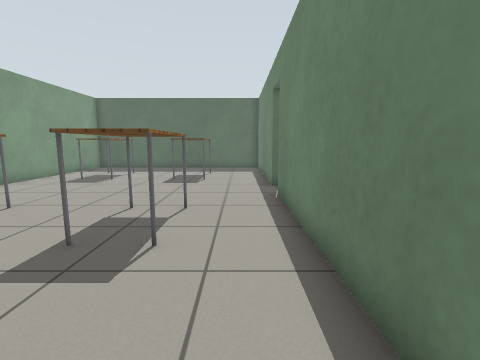
[1] (above)

19 first-person views from a walk through a world built for the Gazebo simulator. The camera is 0.9 m above the floor, tilts 8° down and sees 85° across. The floor is counted in squares, 0.5 m on a side. Each view is taken from the middle of a square. On the plan, view 1 faces up. The plan holds only what a view shows up to about 15 squares ahead; the rest is blank. Gazebo's built-in surfaces are drawn with simple patterns.

[2]
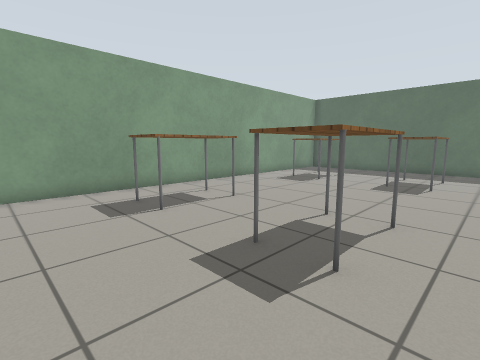

[3]
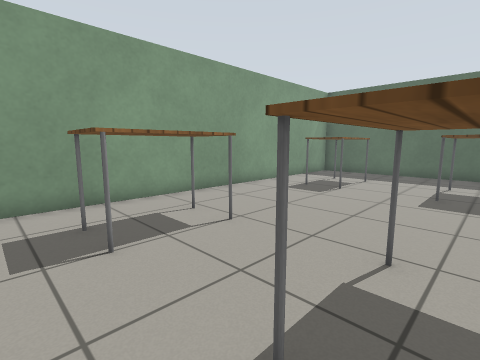

[4]
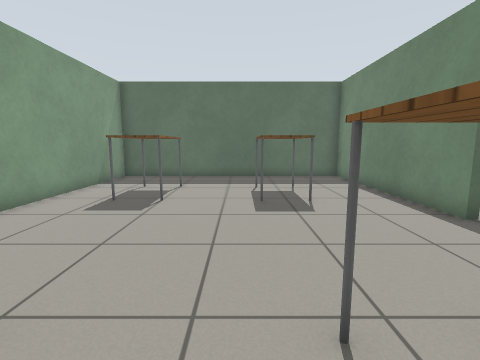

[5]
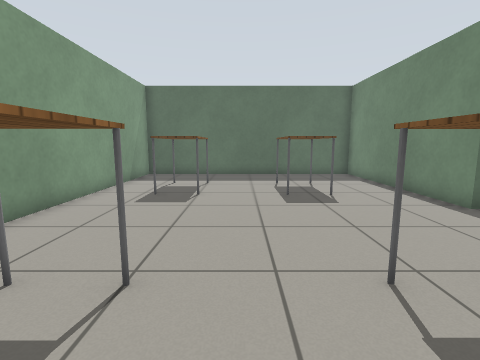

[6]
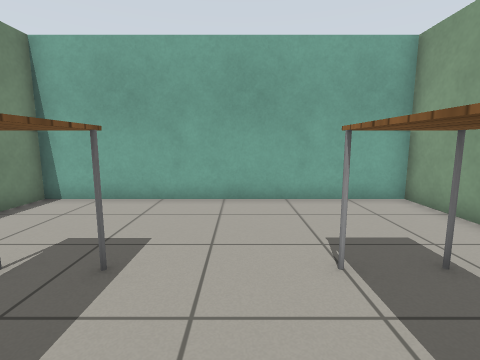

[7]
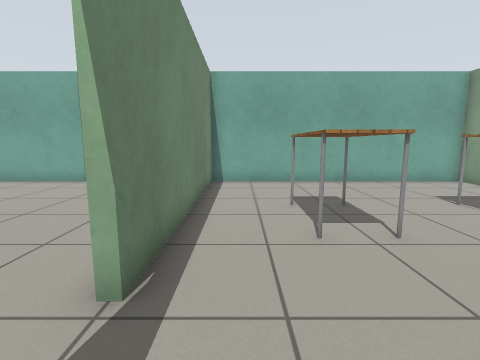

[8]
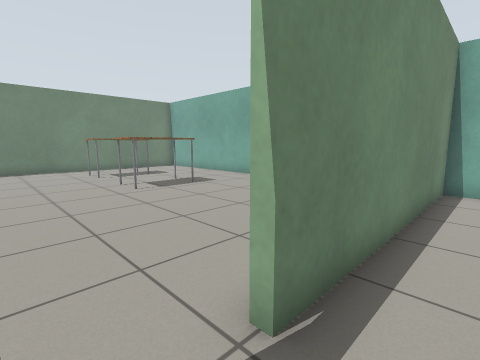

[9]
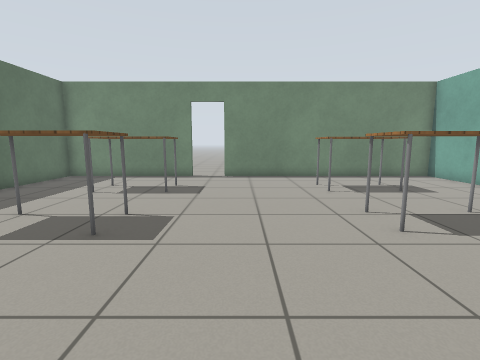

[10]
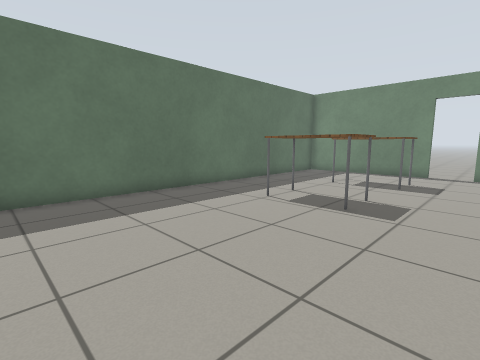

[11]
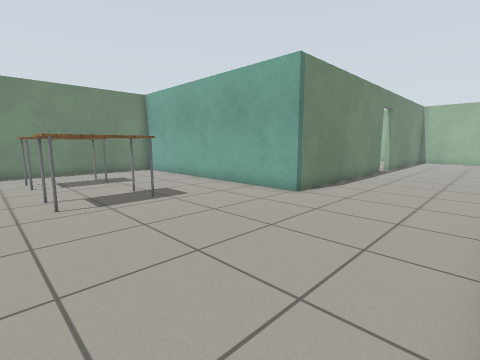

[12]
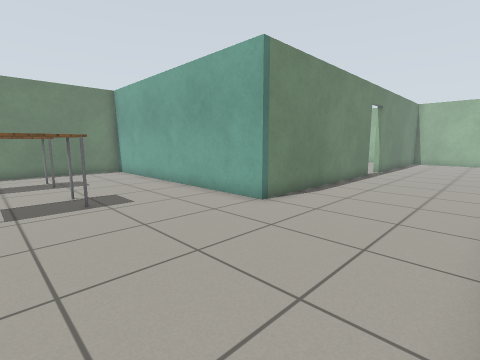

[13]
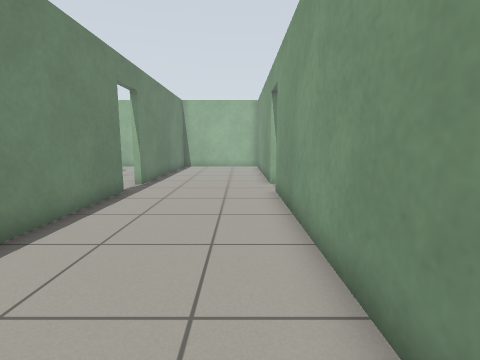

[14]
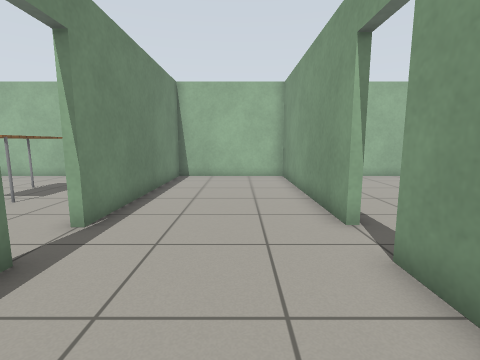

[15]
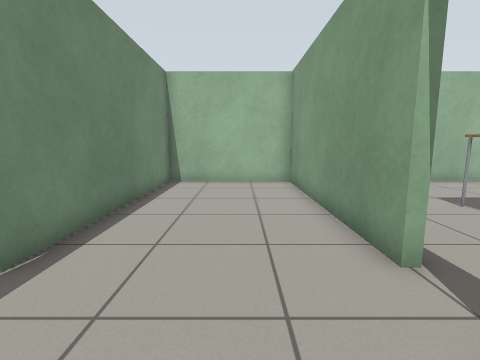

[16]
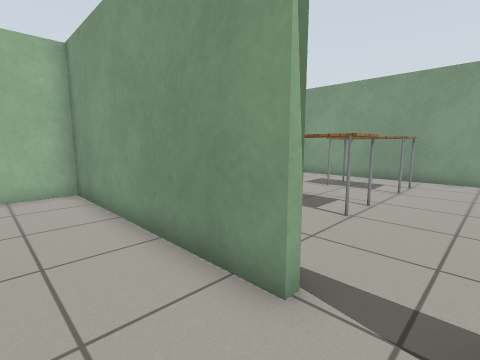

[17]
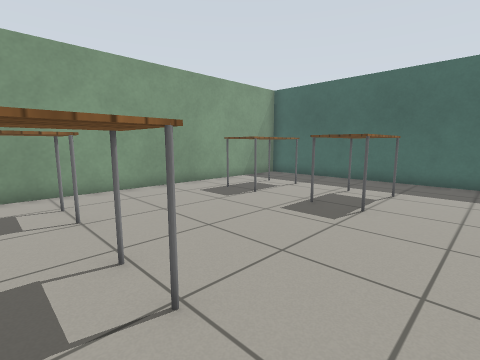

[18]
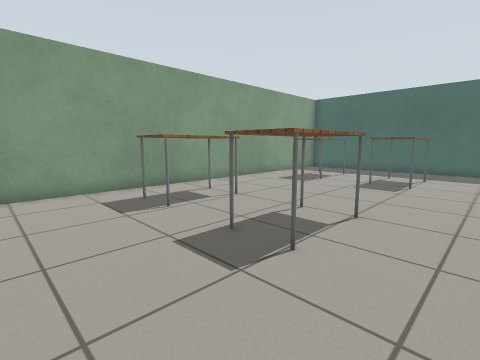

[19]
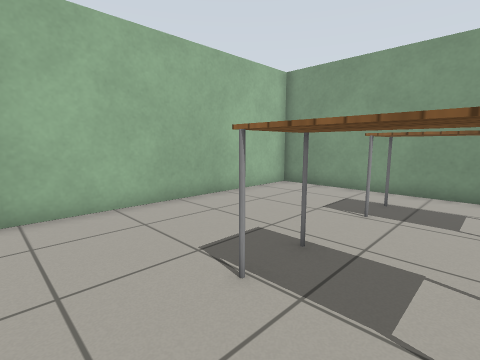

### Floor plan
Points are (right, up) in squares from view 1. A wall is a line through its corners. A room is listed if a view was taken in it or the views show most of it. See-through windows are left out.
Room 1 (views 1, 2, 3, 4, 5, 6, 7, 8)
walls: (1.4, 11) (1.4, 19.3) (-10.3, 19.3) (-10.3, -0.4) (1.4, -0.4) (1.4, 9.2)
ways out: open door at (1.5, 10.5) to room 2
objects: table (-8, 5) to (-7, 7); table (-8, 13) to (-7, 16); table (-3, 5) to (-2, 7); table (-3, 13) to (-2, 16)
Room 2 (views 9, 10, 11, 12, 13, 14, 15, 16)
walls: (1.6, -1.2) (1.6, -9.9); (19.3, 12.6) (19.3, 19.3) (3.3, 19.3); (7.3, -9.8) (7.3, -0.4) (19.3, -0.4) (19.3, 10.9); (1.6, -11.6) (1.6, -20.3) (7.3, -20.3) (7.3, -11.5)
ways out: open door at (1.5, 10.5) to room 1; open door at (1.5, -10.5) to room 3; open door at (7.5, -10.5); open door at (19.5, 11.5)
objects: table (10, 4) to (12, 7); table (10, 13) to (11, 16); table (15, 4) to (16, 7); table (15, 13) to (16, 15)
Room 3 (views 17, 18, 19)
walls: (-10.3, -2.5) (-10.3, -20.3) (-0.1, -20.3); (-0.5, -0.6) (-8.5, -0.6)
ways out: open door at (1.5, -10.5) to room 2
objects: table (-8, -15) to (-7, -13); table (-8, -7) to (-7, -4); table (-4, -15) to (-3, -13); table (-4, -7) to (-3, -4)

Positions as (right, up) in squares from view 1, and headings:
1: (0, 0), facing up
2: (0, 1), facing up-left
3: (-2, 3), facing up-left
4: (-4, 5), facing up
5: (-5, 4), facing up
6: (-5, 8), facing down
7: (0, 12), facing down
8: (0, 11), facing down-right
9: (5, 10), facing right
10: (3, 10), facing up-right
11: (2, 8), facing down-right
12: (2, 6), facing down-right
13: (3, 0), facing down
14: (4, -6), facing down
15: (4, -8), facing down
16: (4, -10), facing down-left
17: (0, -14), facing up-left
18: (0, -19), facing up-left
19: (0, -13), facing down-left
